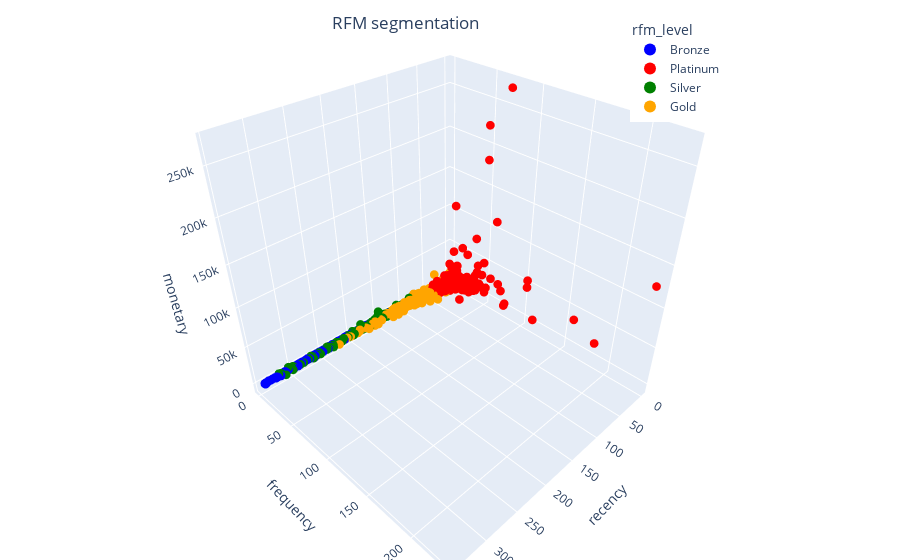

Notebook source saved alongside this figure:
### Code cell
import plotly.express as px

color_map = {'Bronze' : 'blue', 'Silver' : 'green', 'Gold' : 'orange', 'Platinum' : 'red'}

fig = px.scatter_3d(
    df_customer, 
    x='recency', 
    y='frequency', 
    z='monetary',
    color='rfm_level', 
    color_discrete_map=color_map, 
)
                          
fig.update_traces(marker_size = 3)

# tight layout
fig.update_layout(margin=dict(l=0, r=0, b=0, t=0),
                  title={
                    'text': "RFM segmentation",
                    'y':0.97,
                    'x':0.45,
                    'xanchor': 'center',
                    'yanchor': 'top'},
                   legend=dict(
                      yanchor="top",
                      y=0.97,
                      xanchor="left",
                      x=0.70,
                      itemsizing='constant',
                      itemwidth = 30))

fig.update_xaxes(tickformat=".0f")

### Figure 1 — Plotly figure (JSON) as saved in the notebook; plotly's stock layout.template omitted (floating-point values rounded to 4 significant figures; data arrays with more than 128 entries replaced by an {"elided": "..."} marker saying what was removed)
{"data": [{"hovertemplate": "rfm_level=Bronze<br>recency=%{x}<br>frequency=%{y}<br>monetary=%{z}<extra></extra>", "legendgroup": "Bronze", "marker": {"color": "blue", "size": 3, "symbol": "circle"}, "mode": "markers", "name": "Bronze", "scene": "scene", "showlegend": true, "type": "scatter3d", "x": {"elided": "1361 int values"}, "y": {"elided": "1361 int values"}, "z": {"elided": "1361 float values"}}, {"hovertemplate": "rfm_level=Platinum<br>recency=%{x}<br>frequency=%{y}<br>monetary=%{z}<extra></extra>", "legendgroup": "Platinum", "marker": {"color": "red", "size": 3, "symbol": "circle"}, "mode": "markers", "name": "Platinum", "scene": "scene", "showlegend": true, "type": "scatter3d", "x": {"elided": "815 int values"}, "y": {"elided": "815 int values"}, "z": {"elided": "815 float values"}}, {"hovertemplate": "rfm_level=Silver<br>recency=%{x}<br>frequency=%{y}<br>monetary=%{z}<extra></extra>", "legendgroup": "Silver", "marker": {"color": "green", "size": 3, "symbol": "circle"}, "mode": "markers", "name": "Silver", "scene": "scene", "showlegend": true, "type": "scatter3d", "x": {"elided": "961 int values"}, "y": {"elided": "961 int values"}, "z": {"elided": "961 float values"}}, {"hovertemplate": "rfm_level=Gold<br>recency=%{x}<br>frequency=%{y}<br>monetary=%{z}<extra></extra>", "legendgroup": "Gold", "marker": {"color": "orange", "size": 3, "symbol": "circle"}, "mode": "markers", "name": "Gold", "scene": "scene", "showlegend": true, "type": "scatter3d", "x": {"elided": "1107 int values"}, "y": {"elided": "1107 int values"}, "z": {"elided": "1107 float values"}}], "layout": {"legend": {"itemsizing": "constant", "itemwidth": 30, "title": {"text": "rfm_level"}, "tracegroupgap": 0, "x": 0.7, "xanchor": "left", "y": 0.97, "yanchor": "top"}, "margin": {"b": 0, "l": 0, "r": 0, "t": 0}, "scene": {"domain": {"x": [0, 1], "y": [0, 1]}, "xaxis": {"title": {"text": "recency"}}, "yaxis": {"title": {"text": "frequency"}}, "zaxis": {"title": {"text": "monetary"}}}, "title": {"text": "RFM segmentation", "x": 0.45, "xanchor": "center", "y": 0.97, "yanchor": "top"}, "xaxis": {"tickformat": ".0f"}}}
